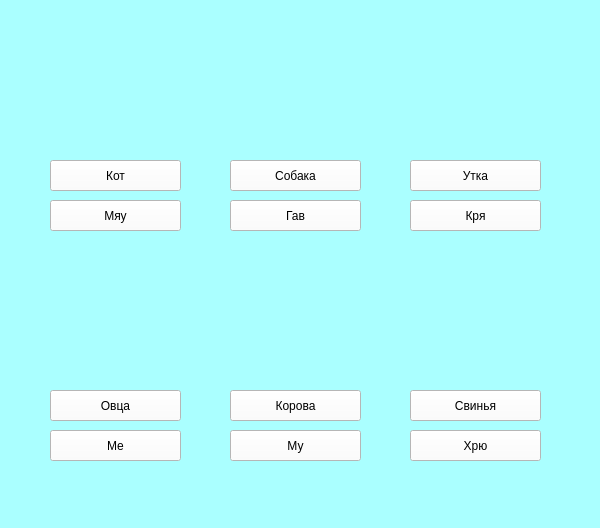
<?xml version="1.0" encoding="UTF-8"?>
<ui version="4.0">
 <class>MainWindow</class>
 <widget class="QMainWindow" name="MainWindow">
  <property name="geometry">
   <rect>
    <x>0</x>
    <y>0</y>
    <width>600</width>
    <height>528</height>
   </rect>
  </property>
  <property name="windowTitle">
   <string>MainWindow</string>
  </property>
  <property name="styleSheet">
   <string notr="true">background-color: rgb(170, 255, 255);</string>
  </property>
  <widget class="QWidget" name="centralwidget">
   <widget class="QPushButton" name="cat">
    <property name="geometry">
     <rect>
      <x>50</x>
      <y>160</y>
      <width>131</width>
      <height>31</height>
     </rect>
    </property>
    <property name="styleSheet">
     <string notr="true">background-color: rgb(255, 255, 255);</string>
    </property>
    <property name="text">
     <string>Кот</string>
    </property>
   </widget>
   <widget class="QPushButton" name="dog">
    <property name="geometry">
     <rect>
      <x>230</x>
      <y>160</y>
      <width>131</width>
      <height>31</height>
     </rect>
    </property>
    <property name="styleSheet">
     <string notr="true">background-color: rgb(255, 255, 255);</string>
    </property>
    <property name="text">
     <string>Собака</string>
    </property>
   </widget>
   <widget class="QPushButton" name="duck">
    <property name="geometry">
     <rect>
      <x>410</x>
      <y>160</y>
      <width>131</width>
      <height>31</height>
     </rect>
    </property>
    <property name="styleSheet">
     <string notr="true">background-color: rgb(255, 255, 255);</string>
    </property>
    <property name="text">
     <string>Утка</string>
    </property>
   </widget>
   <widget class="QPushButton" name="cow">
    <property name="geometry">
     <rect>
      <x>230</x>
      <y>390</y>
      <width>131</width>
      <height>31</height>
     </rect>
    </property>
    <property name="styleSheet">
     <string notr="true">background-color: rgb(255, 255, 255);</string>
    </property>
    <property name="text">
     <string>Корова</string>
    </property>
   </widget>
   <widget class="QPushButton" name="sheep">
    <property name="geometry">
     <rect>
      <x>50</x>
      <y>390</y>
      <width>131</width>
      <height>31</height>
     </rect>
    </property>
    <property name="styleSheet">
     <string notr="true">background-color: rgb(255, 255, 255);</string>
    </property>
    <property name="text">
     <string>Овца</string>
    </property>
   </widget>
   <widget class="QPushButton" name="pig">
    <property name="geometry">
     <rect>
      <x>410</x>
      <y>390</y>
      <width>131</width>
      <height>31</height>
     </rect>
    </property>
    <property name="styleSheet">
     <string notr="true">background-color: rgb(255, 255, 255);</string>
    </property>
    <property name="text">
     <string>Свинья</string>
    </property>
   </widget>
   <widget class="QLabel" name="cat_im">
    <property name="geometry">
     <rect>
      <x>50</x>
      <y>40</y>
      <width>131</width>
      <height>111</height>
     </rect>
    </property>
    <property name="text">
     <string/>
    </property>
    <property name="pixmap">
     <pixmap>кошка.jpg</pixmap>
    </property>
    <property name="scaledContents">
     <bool>true</bool>
    </property>
   </widget>
   <widget class="QLabel" name="dog_im">
    <property name="geometry">
     <rect>
      <x>240</x>
      <y>40</y>
      <width>121</width>
      <height>111</height>
     </rect>
    </property>
    <property name="text">
     <string/>
    </property>
    <property name="pixmap">
     <pixmap>собака.jpg</pixmap>
    </property>
    <property name="scaledContents">
     <bool>true</bool>
    </property>
   </widget>
   <widget class="QLabel" name="duck_im">
    <property name="geometry">
     <rect>
      <x>410</x>
      <y>40</y>
      <width>121</width>
      <height>111</height>
     </rect>
    </property>
    <property name="text">
     <string/>
    </property>
    <property name="pixmap">
     <pixmap>утка.jpg</pixmap>
    </property>
    <property name="scaledContents">
     <bool>true</bool>
    </property>
   </widget>
   <widget class="QLabel" name="sheep_im">
    <property name="geometry">
     <rect>
      <x>60</x>
      <y>260</y>
      <width>121</width>
      <height>111</height>
     </rect>
    </property>
    <property name="text">
     <string/>
    </property>
    <property name="pixmap">
     <pixmap>овца.jpg</pixmap>
    </property>
    <property name="scaledContents">
     <bool>true</bool>
    </property>
   </widget>
   <widget class="QLabel" name="cow_im">
    <property name="geometry">
     <rect>
      <x>240</x>
      <y>260</y>
      <width>111</width>
      <height>111</height>
     </rect>
    </property>
    <property name="text">
     <string/>
    </property>
    <property name="pixmap">
     <pixmap>корова.png</pixmap>
    </property>
    <property name="scaledContents">
     <bool>true</bool>
    </property>
   </widget>
   <widget class="QLabel" name="pig_im">
    <property name="geometry">
     <rect>
      <x>410</x>
      <y>270</y>
      <width>121</width>
      <height>101</height>
     </rect>
    </property>
    <property name="text">
     <string/>
    </property>
    <property name="pixmap">
     <pixmap>свинья.png</pixmap>
    </property>
    <property name="scaledContents">
     <bool>true</bool>
    </property>
   </widget>
   <widget class="QPushButton" name="myu">
    <property name="geometry">
     <rect>
      <x>50</x>
      <y>200</y>
      <width>131</width>
      <height>31</height>
     </rect>
    </property>
    <property name="styleSheet">
     <string notr="true">background-color: rgb(255, 255, 255);</string>
    </property>
    <property name="text">
     <string>Мяу</string>
    </property>
   </widget>
   <widget class="QPushButton" name="gav">
    <property name="geometry">
     <rect>
      <x>230</x>
      <y>200</y>
      <width>131</width>
      <height>31</height>
     </rect>
    </property>
    <property name="styleSheet">
     <string notr="true">background-color: rgb(255, 255, 255);</string>
    </property>
    <property name="text">
     <string>Гав</string>
    </property>
   </widget>
   <widget class="QPushButton" name="kry">
    <property name="geometry">
     <rect>
      <x>410</x>
      <y>200</y>
      <width>131</width>
      <height>31</height>
     </rect>
    </property>
    <property name="styleSheet">
     <string notr="true">background-color: rgb(255, 255, 255);</string>
    </property>
    <property name="text">
     <string>Кря</string>
    </property>
   </widget>
   <widget class="QPushButton" name="me">
    <property name="geometry">
     <rect>
      <x>50</x>
      <y>430</y>
      <width>131</width>
      <height>31</height>
     </rect>
    </property>
    <property name="styleSheet">
     <string notr="true">background-color: rgb(255, 255, 255);</string>
    </property>
    <property name="text">
     <string>Ме</string>
    </property>
   </widget>
   <widget class="QPushButton" name="mu">
    <property name="geometry">
     <rect>
      <x>230</x>
      <y>430</y>
      <width>131</width>
      <height>31</height>
     </rect>
    </property>
    <property name="styleSheet">
     <string notr="true">background-color: rgb(255, 255, 255);</string>
    </property>
    <property name="text">
     <string>Му</string>
    </property>
   </widget>
   <widget class="QPushButton" name="hru">
    <property name="geometry">
     <rect>
      <x>410</x>
      <y>430</y>
      <width>131</width>
      <height>31</height>
     </rect>
    </property>
    <property name="styleSheet">
     <string notr="true">background-color: rgb(255, 255, 255);</string>
    </property>
    <property name="text">
     <string>Хрю</string>
    </property>
   </widget>
  </widget>
 </widget>
 <resources/>
 <connections/>
</ui>
